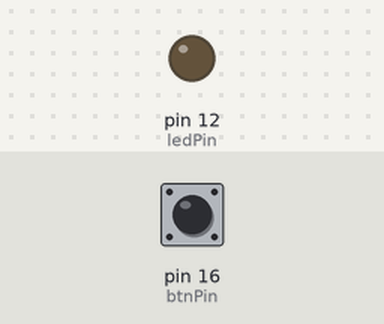
The program below on a simulated Raspberry Pi (header pin numbers). Parts: output pins drawn as LEDs (lit = HIGH). The test bench sets the inputs (shaded band); at power-on: pin 16 (btnPin) HIGH. No MQTT or app messages arrive unless stated.

Above: at 1.3 s.
1.4 s: pin 16 (btnPin) pulled LOW for 0.15 s
At 2.1 s:
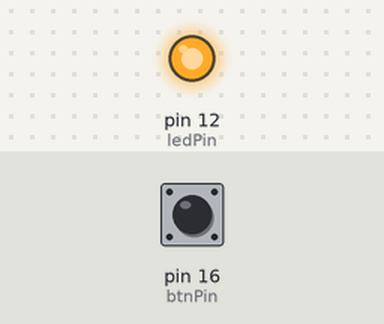
3.0 s: pin 16 (btnPin) pulled LOW for 1 s
At 4.5 s:
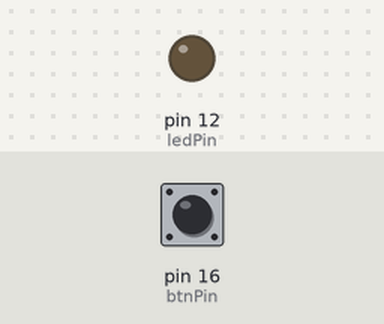
5.5 s: pin 16 (btnPin) pulled LOW for 3.2 s
At 9.3 s:
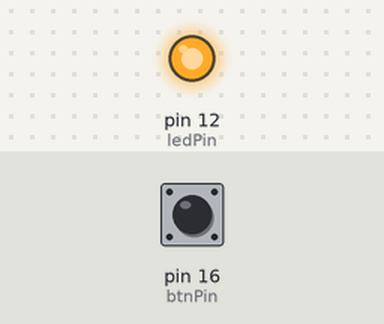
Timing chart, 0 to 10.8 s (numbered marks = the images above; inputs shaded):
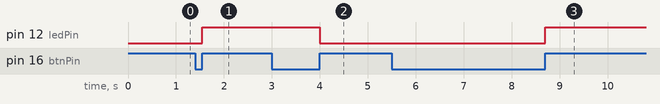

Measured:
- after the input at 1.4 s, pin 12 (ledPin): LOW → HIGH after 0.15 s
- after the input at 3.0 s, pin 12 (ledPin): HIGH → LOW after 1.0 s
- after the input at 5.5 s, pin 12 (ledPin): LOW → HIGH after 3.2 s

The program:

pushbtn.py
```python
#! /usr/bin/env python3

import time
import paho.mqtt.client as mqtt #Python paho mqtt client. For more info https://www.eclipse.org/paho/clients/python/docs/
import RPi.GPIO as GPIO #Library to control the Raspberry Pi GPIO pins
import ssl

# ======================================================================================================================================
#                                           Modify parameters below
# ======================================================================================================================================

MQTT_CLIENT_CODE = "REPLACE_WITH_YOUR_CLIENTCODE"; # To get your client code in the web app go to management -> settings
MQTT_SERVER = "diyesp.com"
MQTT_PORT = 8883
MQTT_CLIENT_ID = MQTT_CLIENT_CODE + '_ledpushbtn' #ensure the client id is unique
MQTT_USER = "REPLACE_WITH_YOUR_MQTT_USERNAME" # Your mqtt username (to get your username and password in the web app go to management -> settings)
MQTT_PASS = "REPLACE_WITH_YOUR_MQTT_PASSWORD" # Your mqtt password

#======================================================================================================================================

#CONFIGURE GPIO
GPIO.setwarnings(False)
GPIO.setmode(GPIO.BOARD) #USING THE PHYSICAL PIN NUMBERING I.E. PIN 0 = PHYSICAL PIN 0 PIN 40 IS PHYSICAL PIN 40

ledPin = 12
GPIO.setup(ledPin, GPIO.OUT)
ledState = GPIO.input(ledPin)

btnPin = 16
GPIO.setup(btnPin, GPIO.IN, pull_up_down=GPIO.PUD_UP)

def button_callback(channel):
  global ledState
  GPIO.output(ledPin, not ledState)
  ledState = not ledState
  sendStatus()

GPIO.add_event_detect(btnPin, GPIO.RISING, callback=button_callback, bouncetime=200)

# The callback when the client connects
def on_connect(client, userdata, flags, rc):
  if rc == 0:
    # Subscribing in on_connect() means that if we lose the connection and
    # reconnect then subscriptions will be renewed.
    client.subscribe(MQTT_CLIENT_CODE + "/ledpushbtn/device/power")
  elif rc == 1:
    sys.exit("Connection refused: incorrect protocol version")
  elif rc == 2:
    sys.exit("Connection refused: invalid client identifier")
  elif rc == 3:
    sys.exit("Connection refused: server unavailable")
  elif rc == 4:
    sys.exit("Connection refused: bad username or password")
  elif rc == 5:
    sys.exit("Connection refused: not authorised")
  else :
    sys.exit("Connection refused: Return code " + str(rc))


# The callback for when a PUBLISH message is received
def on_message(client, userdata, msg):
  if msg.payload.decode('utf-8') == "?":
    sendStatus()
  else:
    setGpio(msg.payload.decode('utf-8'))

#Function to set the PIN on or off
def setGpio(payload):
  topic = MQTT_CLIENT_CODE + "/ledpushbtn/device/update"
  if payload.lower() == 'on':
    GPIO.output(ledPin,True)
    client.publish(topic, payload='{"power":"on"}', qos=0, retain=False)
  if payload.lower() == 'off':
    GPIO.output(ledPin,False)
    client.publish(topic, payload='{"power":"off"}', qos=0, retain=False)

#Function to send the PIN / LED status i.e. is the led on or off
def sendStatus():
  topic = MQTT_CLIENT_CODE + "/ledpushbtn/device/update"
  global ledState
  ledState = GPIO.input(ledPin)
  if ledState == 1:
    payload = '{"power":"on"}'
  else:
    payload = '{"power":"off"}'
  client.publish(topic, payload=payload, qos=0, retain=False)

#client = mqtt.Client(client_id=mqttClientId, clean_session=True, userdata=None, transport="websockets") #use websockets
client = mqtt.Client(client_id=MQTT_CLIENT_ID, clean_session=True, userdata=None, transport="tcp")
client.username_pw_set(MQTT_USER, MQTT_PASS)
client.on_connect = on_connect
client.on_message = on_message
client.tls_set (cert_reqs=ssl.CERT_REQUIRED, tls_version=ssl.PROTOCOL_TLSv1_2)
client.tls_insecure_set (False)
client.connect(MQTT_SERVER, MQTT_PORT, 60)

try:
  client.loop_forever()

except KeyboardInterrupt:
  GPIO.cleanup()
```
